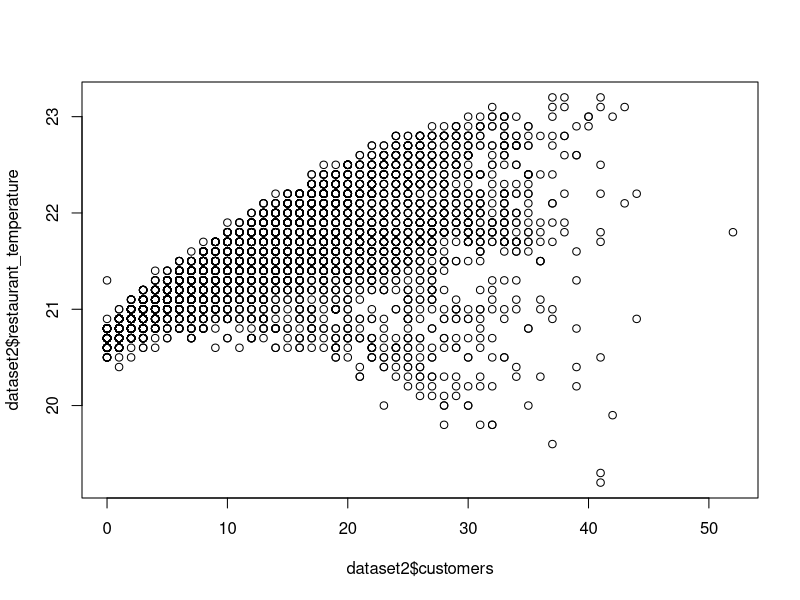

The R source for this figure:
install.packages("chron")
install.packages("clusterGeneration")
install.packages("lubridate")
install.packages("dbscan")

library("clusterGeneration")
library("dbscan")
library("lubridate")
library("chron")

#Provides the time dimension
getTimes <- function(){
  t <- seq(ISOdate(2000,1,1,hour = 10), ISOdate(2000,12,31, hour =24), "hours")
  t[hours(t)>=10]
}

#creates bimodal random values by merging two sets of randonly normal distributed values
#n = number of values, cpct = 0.5 (probability of choosing of one of the sets)
bimodalDistFunc <- function (n,cpct, mu1, mu2, sig1, sig2) {
  y0 <- rnorm(n,mean=mu1, sd = sig1)
  y1 <- rnorm(n,mean=mu2, sd = sig2)
  
  flag <- rbinom(n,size=1,prob=cpct)
  y <- y0*(1 - flag) + y1*flag 
}

#count the number of decimals
decimalnumcount<-function(y){
  if(y%%1 != 0){
    x = toString(y)
    stopifnot(class(x)=="character")
    x<-gsub("(.*)(\\.)|([0]*$)","",x)
    nchar(x)
  }
  else{
    return(0)
  }
}

#cut off the values which are not in the range of 10 and 23
filterbimodaldata = function(x){ 
  temp = x
  if(max(x) > 23){
    temp = temp[-which(temp>23)]
  } else if(min(temp)<10){
    temp = temp[-which(temp<10)]
  }
  return(temp)
}

#number of customers per day; e.g. (12,12,15,16,11,...)
createCustomerPerDay = function(n,cpct, mu1, mu2, sig1, sig2){
  data = bimodalDistFunc(n,cpct, mu1, mu2, sig1, sig2)
  floordata = floor(data) #round down
  sorteddata = filterbimodaldata(floordata) #cut off data in range 10 to 23
  return(sorteddata)
}

#output: 14 rows of distribution for one day (10,20,21,44,75,54,...) without the time. Maximum capacity of 60.
createCustomerTimeFrequency = function(n,cpct, mu1, mu2, sig1, sig2){
  allcustomers = as.data.frame(table(createCustomerPerDay(n,cpct, mu1, mu2, sig1, sig2)))
  freq = c()
  for (i in 10:23){
    if(length(which(allcustomers[,1] == i)) > 0){
      if (allcustomers[which(allcustomers[,1] == i),2] >60){
        freq = append(freq, 60)
      }else{
        freq = append(freq, allcustomers[which(allcustomers[,1] == i),2])
      }
    } else{
      freq = append(freq, 0)
    }
  }
  return(freq)
}

#Doing the previous function 365 times. Returns the whole customers data (365 days and 14 entries a day)
createAllCustomers = function(cpct, mu1, mu2, sig1, sig2){
  customers = c()
  for(i in 1:366){
    n = floor(runif(1, 150, 250)) #randomly choose a number of customer for a day
    customers = append(customers, createCustomerTimeFrequency(n,cpct, mu1, mu2, sig1, sig2))
  }
  return(customers)
}

#creates the number of meals and drinks
#the attributes are clustered, indicating that there are mainly two kinds of customers in terms of drinking/eating behaviour
createMealsDrinks = function(customers){ #parameters are not necessary (?)
  meals = c()
  drinks = c()
  
  #random Cluster generation
  var = genRandomClust(numClust=2,sepVal=0.2,numNonNoisy=2,numNoisy=1,clustszind=1,clustSizeEq=2562,lambdaLow = 0.5, ratioLambda = 2)
  mealsDrinks=var$datList$test_1+min(var$datList$test_1)*-1
  
  meals=round(mealsDrinks[,1]*customers,0)
  drinks=round(mealsDrinks[,2]*customers,0)
  data = data.frame(meals, drinks)
  
  return(data)
}

#creates the season (1-4) for every timestamp and returns it as a vector
#1: spring; 2: summer; 3: autumn; 4: winter
createSeason = function(dates){
  moy <- month(dates)
  soy <- sapply(moy, function(x){
    if (2 < x && x < 6){1}
    else if (5 < x && x < 9){2}
    else if (8 < x && x < 12){3}
    else if(11 < x || x < 3){4}
  })
  return (unlist(soy))
}

#turns season into string data type
createSeason_nonnumeric = function(season){
  sapply(season,function(x){
    if (x == 1){"Spring"}
    else if (x == 2){"Summer"}
    else if (x == 3){"Autumn"}
    else if(x == 4 ){"Winter"}
  })
}

#create the temperature outside based on seasons 1-4, 14 hours a day
createWeather = function(){
  #calculates the average temperature of every month
  #we are assuming that the average temperature scaled from mai to april is distributed
  #like a sin(x)-function with mean of 11.5 and a factor of 12.5 to simulate
  #temperatures between -1 and 24 C
  monthlyavgtemperature = sapply(1:12, function(x){
    if(x < 5){
      11.5 - 12.5*sin(pi*((x+8)/6)-pi)
    } else{
      11.5 - 12.5*sin(pi*((x-4)/6)-pi)
    }
  })
  
  #calculates the average temperature of each day.
  #The temperature of a day is within an interval of the average 
  #temperature of the corresponding month +/- 3. (unif. distribution)
  dailyavgtemperature = unlist(sapply(1:12, function(x){
    if(x == 4 || x == 6 || x == 9 || x == 11){
      sapply(1:30, function(y){
        runif(n = 1, min = monthlyavgtemperature[x] - 3, max = monthlyavgtemperature[x] + 3)
      })
    } else if(x == 2){
      sapply(1:29, function(y){
        runif(n = 1, min = monthlyavgtemperature[x] - 3, max = monthlyavgtemperature[x] + 3)
      })
    } else{
      sapply(1:31, function(y){
        runif(n = 1, min = monthlyavgtemperature[x] - 3, max = monthlyavgtemperature[x] + 3)
      })
    }
  }))
  
  #calculates the avg. temperature on each hour of all days.
  #again modeled as a sin(x)-function with the avg dailytemp. as a mean
  #and +- 4 as the deviation.
  hourlyavgtemperature = unlist(as.list(sapply(1:366, function(x){
    sapply(1:24, function(y){
      dailyavgtemperature[x] - 3*sin(pi*((y)/12)-pi) #WIP
    })[1:14]
  })))
  
  return(round(hourlyavgtemperature,1))                    
}

#creates number of times the door was opened depending on number of customers and season
createOpendoors = function(customers,season){
  
  opendoors <- mapply(function(x,y){
    
    if (y == 4){b = 1}
    else {b = y}
    
    (abs(round(rnorm(1,mean=x*(b/2), sd = 2)))+1)*2
    
  },customers,season)
  
  return (opendoors)
}

#computes the amount of gas used per hour (kwh); depends on number of meals; input mealsanddrinks[,1]
createGas = function(numberofmeals){
  
  gas <- sapply(numberofmeals,function(x){
    
    (abs(round(rnorm(1,mean=x*g_mean_factor,sd=g_sd))))^(g_curve)
  })
  
  gas <- round(gas,2)
  return(gas)
}


#generates the average age of the customers for each hour.
#Assumption: younger people visit our restaurant rather late in comparison to older people.
createAverageAge = function(customers){
  numberofentries = NROW(customers)
  
  return(unlist(sapply(1:numberofentries, function(x){
    if(customers[x] == 0){
      return(NA)  
    }
    
    if(x%%14 == 0){
      return(floor(mean(rnorm(customers[x],mean=25, sd = sqrt(10)))))
    } 
    else if(0 < x%%14 && x%%14 < 5){
      return(floor(mean(rnorm(customers[x],mean=50, sd = sqrt(35)))))
    } 
    else if(4 < x%%14 && x%%14 < 9){
      return(floor(mean(rnorm(customers[x],mean=25, sd = sqrt(10)))))
    } 
    else if(8 < x%%14 && x%%14 < 12){
      return(floor(mean(rnorm(customers[x],mean=40, sd = sqrt(15)))))
    } 
    else if(11 < x%%14 && x%%14 < 14){
      return(floor(mean(rnorm(customers[x],mean=30, sd = sqrt(15)))))
    }
  })))
}

#creates the number of paymentmethods per hour. Assumption:
#older people tend to pay cash and younger people with cards.
createPaymentMethods = function(customers, customerages){
  maxAge = max(customerages[-which(is.na(customerages))])
  card = c()
  cash = c()
  
  for(i in 1:length(customers)){
    if(customers[i] == 0){
      card = append(card, 0)
      cash = append(cash, 0)
    } else {
      weight = customerages[i]/maxAge
      if(weight > 0.2){
        weight = weight - 0.2
      }
      card0_cash1 = rbinom(customers[i],size=1,prob=weight)
      card = append(card, length(card0_cash1[which(card0_cash1 == 0)]))
      cash = append(cash, length(card0_cash1[which(card0_cash1 == 1)]))
    }
  }
  
  return(data.frame("card" = card, "cash" = cash))
}

#computes the ampunt of water used per hour (liters); depends on number of meals and weather(sprinkler); input mealsanddrinks[,1]
createWater = function(numberofmeals,weather){
  water <- mapply(function(x,y){
    bw=1
    if(y>20){
      bw=1000*(y-20)
    }
    (abs(round(rnorm(1,mean=x*w_mean_factor,sd=w_sd)+bw)))^(w_curve)
  },numberofmeals,weather)
  water <- round(water,2)
  return(water)
}

#computes the ampunt of electricity used per hour (kwh); depends on number of meals and weather outside; input mealsanddrinks[,1]
createElectricity = function(numberofmeals,weather){
  
  electricitycooking <- sapply(numberofmeals,function(x){
    
    (abs(round(rnorm(1,mean=x*e_mean_factor,sd=e_sd))))^(e_curve)
  })
  # 10 kwh per degree lower then 20
  electricityheating <- sapply(weather, function(x){
    if(x < 20){
      (20-x)*10
    }else{0}
  })
  
  electricity <- round(electricitycooking+electricityheating,2)
  
  return (electricity)
}

#calculates restaurant temperature
#Reasoning: The temperature restaurant depends on the number of guests, how often the door was opened and the temperature outside.
#The assumption is, that the if the door has been opened there is an effect, which might be positive or negative on the restaurant temperature. 
#This depends on the temperature difference of inside and outside, whereas the inside temperatur in maily influenced by the number of customers and
#the minimum temperature by the airconditioning. The more people the more does the temperature increase because of the body heat 
#(and also cooked meals) overrules the negative effect of the door.However due to a high difference in winter, there might be the case, that temperature is
#decreasing although the restaurant is crowded.

get_restaurant_temperature = function(number_of_customers,doors_opened,outsidetemperature){
  temperature_cust = x1*number_of_customers^3 - x2*number_of_customers^2 + number_of_customers/5 + fixed_temperature_for_cust
  temperature_OD = y1*doors_opened^2 + fixed_temperature_for_opened_doors + (outsidetemperature-temperature_cust)/400*doors_opened
  temperature = temperature_cust*(1-weight_factor_opened_doors)+temperature_OD*weight_factor_opened_doors
  return(round(temperature,1))
}

#calculates tips_earned
#Reasoning:The tips of course heavily depend on the number of customers. In addition the older the customers, the higher the average tip.
get_tips = function(number_of_customers,average_age){
  averageAge[which(is.na(averageAge))] = 0
  tips = round((rnorm(length(number_of_customers),average_tip,variance_tip)+additional_tips_average_age*(average_age/max_age)),2)*number_of_customers 
}

#calculates revenue
#Reasoning: Revenues depend on consumed meals and drinks. Furthermore customers paying with cards tend to order more expensive meals than customers
#paying cash.
get_revenues = function(number_of_meals, number_of_drinks, card_payments,cash_payments){
  revenue_meals = rnorm(length(number_of_meals),average_price_meal,variance_meal_price)*number_of_meals
  revenue_drinks = rnorm(length(number_of_drinks),average_price_drink,variance_drink_price)*number_of_drinks
  
  paymentbinaer = apply(data.frame(card_payments, cash_payments, rep(1,times=length(cash_payments))),1,function(X){
    if(X[1]>X[2]){
      X[3]=1
    }else{X[3]=0}
  })
  
  temp = data.frame(cash_payments,card_payments,revenue_meals,revenue_drinks,paymentbinaer)
  
  revMeals = apply(temp[,3:5],1,function(X){
    if(X[3]==1){  
      X[1] = X[1] * runif(1,min_revenue_percentage_boost,max_revenue_percentage_boost)
    }else{
      X[1]=X[1]
    }
  })
  
  revDrinks = apply(temp[,3:5],1,function(X){
    if(X[3]==1){  
      X[2] = X[2] * runif(1,min_revenue_percentage_boost,max_revenue_percentage_boost)
    }else{
      X[2]=X[2]
    }
  })
  
  result = data.frame(round(revMeals+revDrinks,2),round(revMeals,2),round(revDrinks,2))
  colnames(result) <- c("total_revenue","meal_revenue","drink_revenue")
  return(result)
}

#1%-chance is stays in data range, 1%-chance that is doesnt stay in data range
createoutliers <- function(dataset){
  
  for(k in 3:ncol(dataset)){
    
    minX <- min(dataset[k],na.rm=TRUE)
    maxX <- max(dataset[k],na.rm=TRUE)
    
    for (i in 1:length(dataset[,k])){
      
      if(!is.na(dataset[i,k])){
        random <- round(runif(1,1,1000))
        if(random == 999){
          #for outliers within the data range
          
          #print(paste0("Min: ", minX))
          #print(paste0("Max: ", maxX))
          
          randomoutlier = runif(1,minX,maxX)
          
          adaptedoutlier = trunc(randomoutlier*10^decimalnumcount(maxX))/10^decimalnumcount(maxX)
          #print(paste0("Original: ", dataset[i,k]))
          dataset[i,k] = adaptedoutlier
          
          #print(paste0("Outlier1: ", adaptedoutlier))
          #print(paste0("Outlier2: ", dataset[i,k]))
          
        # this section could be used for outliers without the data range (no need was decided)  
        }#else if(random == 1000){
        #for outliers without the data range
        #random <- round(runif(1,1,2))
        
        #print(paste0("ExtremeOriginal: ", dataset[i,k]))
        #if(random == 1){
        #smaller
        #randomoutlier = rnorm(1,minX+maxX,minX+maxX)
        #adaptedoutlier = trunc(randomoutlier*10^decimalnumcount(minX))/10^decimalnumcount(minX)
        #dataset[i,k] = minX - adaptedoutlier
        #}else{
        #bigger
        #randomoutlier = rnorm(1,minX+maxX,minX+maxX)
        #adaptedoutlier = trunc(randomoutlier*10^decimalnumcount(maxX))/10^decimalnumcount(maxX)
        #dataset[i,k] = maxX + adaptedoutlier
      }
      #print(paste0("Min: ", minX))
      #print(paste0("Max: ", maxX))
      #print(paste0("Random: ", randomoutlier))
      #print(paste0("ExtremeDifference: ", adaptedoutlier))
      #print(paste0("ExtremeOutlier: ", dataset[i,k]))
      #}
      #}
      
    }
  }
  
  return(dataset)
}

#####################################################end of functions###########################################

#####################################################begin of data instances###########################################
#parameters for number of customers
mu1 <- 12  
mu2 <- 20
sig1 <- 1.5
sig2 <- 1.5
cpct <- 0.5 
n = floor(runif(1, 150, 250))

#parameters_gas
g_mean_factor = 500
g_sd = 1000
g_curve = 1/2

#parameters_water
w_mean_factor = 10
w_sd = 200
w_curve = 2/3

#parameters_elec
e_mean_factor = 100000
e_sd = 500000
e_curve = 1/3

#parameters_restaurant_temperature
fixed_temperature_for_cust = 18.0
fixed_temperature_for_opened_doors = 23.0
weight_factor_opened_doors = 0.55
x1 = 0.00001
x2 = 0.002
y1 = -0.0001

#parameters_tips
average_tip = 2.5
variance_tip = 0.5
additional_tips_average_age = 3
max_age = 60

#parameters_revenue
average_price_meal = 8.0
variance_meal_price = 2.0
average_price_drink = 4.0
variance_drink_price = 1.0
max_revenue_percentage_boost = 1.4
min_revenue_percentage_boost = 1.3

#####################################################end of data instances###########################################

#####################################################begin of main part###########################################

times = getTimes()
allcustomers = createAllCustomers(cpct, mu1, mu2, sig1, sig2)
season = createSeason(times)
season_nonnumeric = createSeason_nonnumeric(season)
timeandcustomers = data.frame(times, allcustomers)
#timeslots = as.numeric(substr(timeandcustomers$times,12,13))
averageAge = createAverageAge(allcustomers)
tips=get_tips(timeandcustomers[,2],averageAge)
doors_opened = createOpendoors(timeandcustomers[,2],season)
outsidetemperature = createWeather()
restaurant_temperature = get_restaurant_temperature(timeandcustomers[,2],doors_opened,outsidetemperature)
mealsanddrinks = createMealsDrinks(timeandcustomers[,2])
gas_consumption = createGas(mealsanddrinks[,1])
water_consumption = createWater(mealsanddrinks[,1],outsidetemperature)
electricity_consumption = createElectricity(mealsanddrinks[,1],outsidetemperature)
paymentMethods = createPaymentMethods(timeandcustomers[,2],averageAge)
revenues = get_revenues(mealsanddrinks[,1], mealsanddrinks[,2], paymentMethods[,1], paymentMethods[,2])

dataset1 = data.frame("time" = times, "season" = season_nonnumeric, "customers" = allcustomers, "average_Age" = averageAge, 
                      "tips" = tips, "doors_opened" = doors_opened, "weather" = outsidetemperature, "restaurant_temperature" = restaurant_temperature, 
                      mealsanddrinks, "gas_consumption" = gas_consumption, "water_comsumption" = water_consumption, 
                      "electricity_consumption" = electricity_consumption, paymentMethods, revenues)

dataset2 <- createoutliers(dataset1)

plot(dataset2$customers,dataset2$restaurant_temperature)
